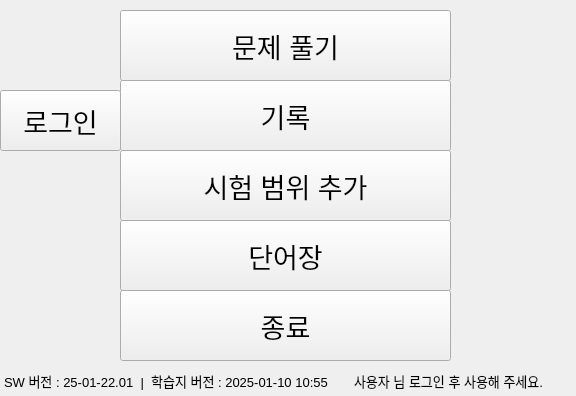
<?xml version="1.0" encoding="UTF-8"?>
<ui version="4.0">
 <class>Form</class>
 <widget class="QWidget" name="Form">
  <property name="geometry">
   <rect>
    <x>0</x>
    <y>0</y>
    <width>576</width>
    <height>396</height>
   </rect>
  </property>
  <property name="windowTitle">
   <string>Form</string>
  </property>
  <widget class="QPushButton" name="questions">
   <property name="geometry">
    <rect>
     <x>120</x>
     <y>10</y>
     <width>331</width>
     <height>71</height>
    </rect>
   </property>
   <property name="font">
    <font>
     <pointsize>20</pointsize>
    </font>
   </property>
   <property name="text">
    <string>문제 풀기</string>
   </property>
  </widget>
  <widget class="QPushButton" name="Recode">
   <property name="geometry">
    <rect>
     <x>120</x>
     <y>80</y>
     <width>331</width>
     <height>71</height>
    </rect>
   </property>
   <property name="font">
    <font>
     <pointsize>20</pointsize>
    </font>
   </property>
   <property name="text">
    <string>기록</string>
   </property>
  </widget>
  <widget class="QPushButton" name="closed">
   <property name="geometry">
    <rect>
     <x>120</x>
     <y>290</y>
     <width>331</width>
     <height>71</height>
    </rect>
   </property>
   <property name="font">
    <font>
     <pointsize>20</pointsize>
    </font>
   </property>
   <property name="text">
    <string>종료</string>
   </property>
  </widget>
  <widget class="QPushButton" name="Addition">
   <property name="geometry">
    <rect>
     <x>120</x>
     <y>150</y>
     <width>331</width>
     <height>71</height>
    </rect>
   </property>
   <property name="font">
    <font>
     <pointsize>20</pointsize>
    </font>
   </property>
   <property name="text">
    <string>시험 범위 추가</string>
   </property>
  </widget>
  <widget class="QPushButton" name="note">
   <property name="geometry">
    <rect>
     <x>120</x>
     <y>220</y>
     <width>331</width>
     <height>71</height>
    </rect>
   </property>
   <property name="font">
    <font>
     <pointsize>20</pointsize>
    </font>
   </property>
   <property name="text">
    <string>단어장</string>
   </property>
  </widget>
  <widget class="QPushButton" name="login_btn">
   <property name="geometry">
    <rect>
     <x>0</x>
     <y>90</y>
     <width>121</width>
     <height>61</height>
    </rect>
   </property>
   <property name="font">
    <font>
     <pointsize>20</pointsize>
    </font>
   </property>
   <property name="styleSheet">
    <string notr="true"/>
   </property>
   <property name="text">
    <string>로그인</string>
   </property>
  </widget>
  <widget class="QLabel" name="info">
   <property name="geometry">
    <rect>
     <x>350</x>
     <y>370</y>
     <width>221</width>
     <height>21</height>
    </rect>
   </property>
   <property name="font">
    <font>
     <pointsize>10</pointsize>
    </font>
   </property>
   <property name="styleSheet">
    <string notr="true">QLabel { 
    border: 1px solid rgba(0, 0, 0, 0); 
}
</string>
   </property>
   <property name="text">
    <string>사용자 님 로그인 후 사용해 주세요.</string>
   </property>
  </widget>
  <widget class="QLabel" name="version">
   <property name="geometry">
    <rect>
     <x>0</x>
     <y>370</y>
     <width>351</width>
     <height>21</height>
    </rect>
   </property>
   <property name="font">
    <font>
     <pointsize>10</pointsize>
    </font>
   </property>
   <property name="styleSheet">
    <string notr="true">QLabel { 
    border: 1px solid rgba(0, 0, 0, 0); 
}
</string>
   </property>
   <property name="text">
    <string>SW 버전 : 25-01-22.01  |  학습지 버전 : 2025-01-10 10:55</string>
   </property>
  </widget>
  <widget class="QPushButton" name="Manager_btn">
   <property name="geometry">
    <rect>
     <x>0</x>
     <y>160</y>
     <width>121</width>
     <height>61</height>
    </rect>
   </property>
   <property name="font">
    <font>
     <pointsize>20</pointsize>
    </font>
   </property>
   <property name="styleSheet">
    <string notr="true">QPushButton {
    border: none; /* Remove border */
    background-color: rgba(0, 0, 0, 0); /* Completely transparent background */
}
</string>
   </property>
   <property name="text">
    <string/>
   </property>
  </widget>
 </widget>
 <resources/>
 <connections/>
</ui>
